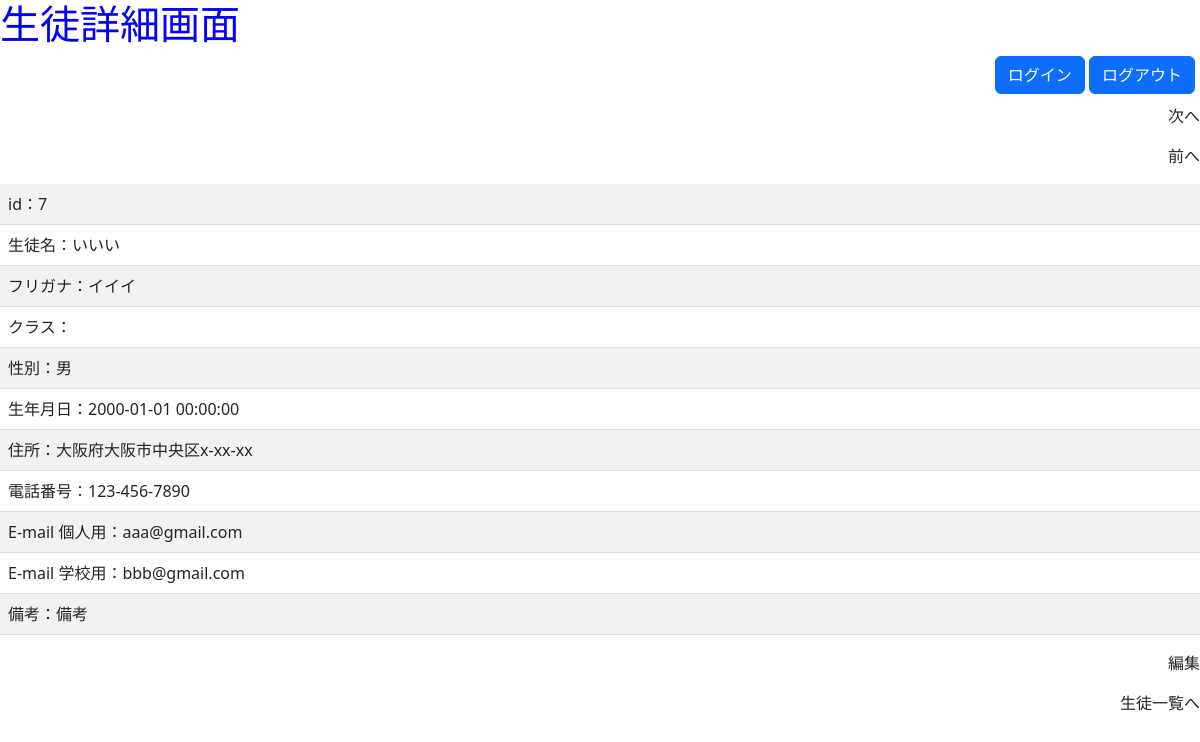
The app's page /本町校/student_detail/7 with its own data.
### SIMS/models/__init__.py (models this page shows, shortened)
class BaseMixin(db.Model):
    __abstract__ = True
    id = Column(Integer, primary_key=True, autoincrement=True)
    @classmethod
    def get_one(cls, **kwargs):
        data = cls.query.filter_by(**kwargs).first()
        if data is None:
            return None
        return data.to_dict()
    def to_dict(self):
        dic = self.__dict__.copy()
        if '_sa_instance_state' in dic:
            del dic['_sa_instance_state']
        return dic

class Student(BaseMixin):
    __tablename__ = 'student'
    name = Column(String(64))
    name_kana = Column(String(64))
    school = Column(String(64))
    class_name = Column(String(64))
    gender = Column(Integer)
    birthday = Column(DateTime)
    address = Column(String(64))
    phone = Column(String(13))
    email = Column(String(64))
    gmail = Column(String(64))
    note = Column(String(400))
    def get_age(self, birthday):
        today = datetime.date.today()
        return today.year - birthday.year - ((today.month, today.day) < (birthday.month, birthday.day))
    def to_dict(self):
        dic = super().to_dict()
        dic['age'] = self.get_age(dic['birthday'])
        match (dic['gender']):
            case 1:
                dic['gender'] = '男'
            case 2:
                dic['gender'] = '女'
            case 3:
                dic['gender'] = 'その他'
        return dic

### SIMS/views/student_detail.py (the view)
@bp.route('/本町校/student_detail/<int:id>',methods=['GET', 'POST'])
def student_detail(id):
    student = Student.get_one(id=id)
    return render_template('student_detail.html',\
        id = student['id'],\
        name = student['name'],\
        name_kana = student['name_kana'],\
        class_name = student['class_name'],\
        gender = student['gender'],\
        birthday = student['birthday'],\
        address = student['address'],\
        phone = student['phone'],\
        email = student['email'],\
        gmail = student['gmail'],\
        note = student['note']
    )

### SIMS/templates/student_detail.html (shortened to what this page needs)
<!DOCTYPE html>
<html lang="ja">
<head>
    <link rel="stylesheet" href="https://cdn.jsdelivr.net/npm/bootstrap@5.3.0/dist/css/bootstrap.min.css">
    <link rel="stylesheet" href="../static/css/student_detail.css">
</head>
<body>
    <header>
        <h1>生徒詳細画面</h1>
        <div class="d-grid gap-2 d-md-block">
            <button class="btn btn-primary" type="button">ログイン</button>
            <button class="btn btn-primary" type="button">ログアウト</button>
          </div>
        <br><br>
        <p>次へ</p>
        <p>前へ</p>
    </header>
    <main>
        <table class="table table-striped">
            <tr>
                <td>
                    id：{{id}}
                </td>
            </tr>
            <tr>
                <td>
                    生徒名：{{name}}
                </td>
            </tr>
            <tr>
                <td>
                    フリガナ：{{name_kana}}
                </td>
            </tr>
            <tr>
                <td>
                    クラス：{{lass_name}}
                </td>
            </tr>
            <tr>
                <td>
                    性別：{{gender}}
                </td>
            </tr>
            <tr>
                <td>
                    生年月日：{{birthday}}
                </td>
            </tr>
            <tr>
                <td>
                    住所：{{address}}
                </td>
            </tr>
            <tr>
                <td>
                    電話番号：{{phone}}
                </td>
            </tr>
            <tr>
                <td>
                    E-mail 個人用：{{email}}
                </td>
            </tr>
            <tr>
                <td>
                    E-mail 学校用：{{gmail}}
                </td>
            </tr>
            <tr>
                <td>
                    備考：{{note}}
                </td>
            </tr>
        </table>
    </main>
    <footer>
            <p>編集</p>
            <p>生徒一覧へ</p>
    </footer>
</body>
</html>

### SIMS/static/css/student_detail.css (style rules this page uses)
h1 { color: rgb(4, 0, 255); text-align: left; }
body { margin: auto; text-align: left; }
p { text-align: right; }
div { text-align: center; float: right; padding-left: 20px; padding-right: 5px; }

### records on screen
Student: name "いいい", name_kana "イイイ", address "大阪府大阪市中央区x-xx-xx", phone "123-456-7890", email "aaa@gmail.com", gmail "bbb@gmail.com", note "備考"

### other values on screen
{{ id }} "7"
{{ gender }} "男"
{{ birthday }} "2000-01-01 00:00:00"
